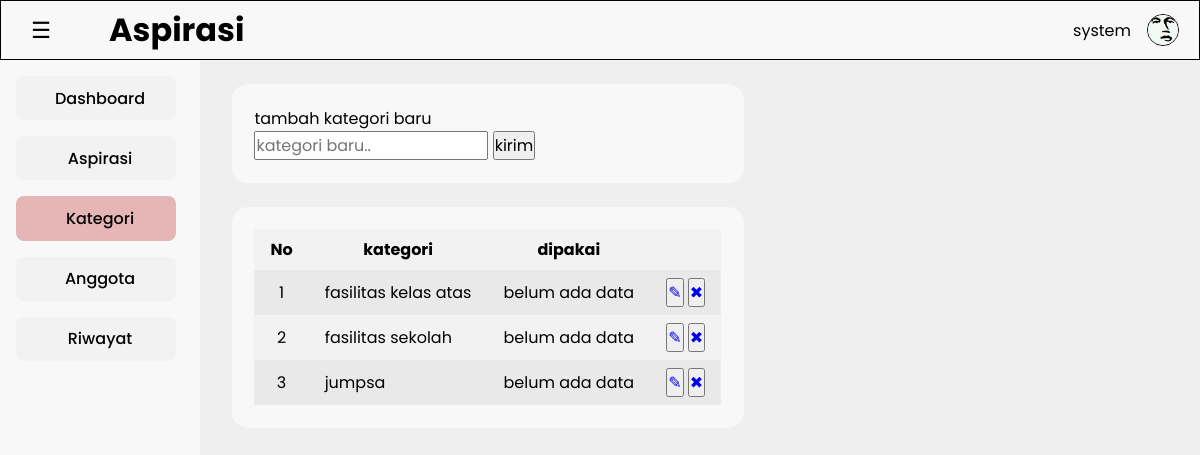
Before: /view/admin/a_kategori.php (signed in) with the older database file.
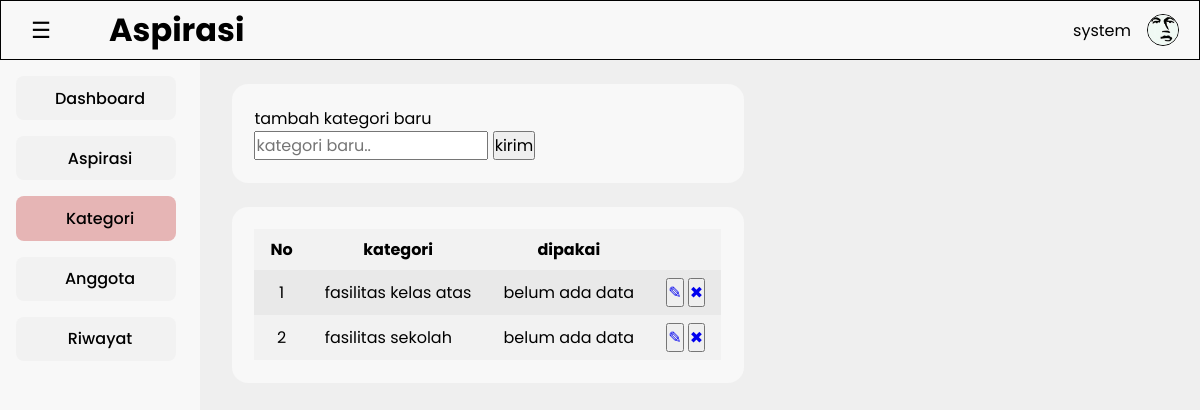
After: the same page with the newer database file.
### tables this page shows
CREATE TABLE IF NOT EXISTS `kategori` (
  `id_kategori` int NOT NULL AUTO_INCREMENT,
  `isi_kategori` varchar(30) NOT NULL,
  `waktu_upload` datetime NOT NULL DEFAULT CURRENT_TIMESTAMP,
  `waktu_update` datetime NOT NULL DEFAULT CURRENT_TIMESTAMP ON UPDATE CURRENT_TIMESTAMP,
  PRIMARY KEY (`id_kategori`),
  UNIQUE KEY `isi_kategori` (`isi_kategori`)
);

### model/m_connection.php (called while the page is built, shortened)
<?php
class m_connection{
    private $host = "localhost", $username = "root", $password = "", $database = "ukk_3_putra";
    public function __construct(){
        $this->conn = mysqli_connect(
            $this->host,
            $this->username,
            $this->password,
            $this->database
        );
    }
}
?>

### model/m_logshanlder.php (called while the page is built, shortened)
<?php
    include_once "m_connection.php";
    class logs_gate{
        public function __construct(){
            $database = new m_connection();
        }
    }
?>

### model/m_kategori.php (called while the page is built, shortened)
<?php
  include_once "m_connection.php";
  include_once "m_logshanlder.php";
  class m_kategori{
    protected $conn;
    public function __construct(){
      $database = new m_connection();
      $this->conn = $database->conn;
    }
    public function get_data(){
      $sql = " SELECT * FROM kategori";
      $query = mysqli_query($this->conn, $sql);
      if($query->num_rows > 0){
        while($row = mysqli_fetch_object($query)){
          $result[] = $row;
        }
        return $result;
      }else{
        echo "ga ada data";
      }
    }
  }
?>

### controller/c_kategori.php (called while the page is built)
<?php
  include_once __DIR__ . "../../model/m_kategori.php";
  $kategori = new m_kategori();
  try {
    if(!empty($_GET['action'])){
      if($_GET['action'] != "delete" ) {
        if($_GET['action'] == 'edit'){
          $id_kategori = $_GET['id_kategori'];
          $data = $kategori->get_data_by_id($id_kategori);
          header("Location: ../view/admin/a_kategori-edit.php?id_kategori=$id_kategori");
        } else{
          $id_kategori = $_POST['id_kategori'];
          $isi_kategori = $_POST['isi_kategori'];
          if($_GET['action'] == "add" ) {
            $kategori->add_data($isi_kategori);
          } elseif ($_GET['action'] == "update" ){
            $kategori->update_data($id_kategori, $isi_kategori);
          }
        }
      } else {
        $id_kategori = $_GET['id_kategori'];
        $kategori->delete_data($id_kategori);
      }
    } else {
      $all_kategori = $kategori->get_data();
    }
  } catch (Exception $e) {
    $e->getMessage();
  }
?>

### view/admin/a_kategori.php (the view, shortened to what this page needs)
<?php
    include_once "../../controller/c_kategori.php";
    include "../html/header.php";
?>
</head>
<body>
<?php
    include "../html/navbar.php";
?>
    <div class="grid">
        <div class="container">
            <p>tambah kategori baru</p>
            <form action="../../controller/c_kategori.php?action=add" method="post">
                <input type="text" name="isi_kategori" placeholder="kategori baru..">
                <button type="submit">kirim</button>
            </form>
        </div>
        <div class="container">
            <table>
                <thead>
                    <tr>
                        <th>No</th>
                        <th>kategori</th>
                        <th>dipakai</th>
                        <th rowspan="2"></th>
                    </tr>
                </thead>
                <tbody>
                    <?php
                        $no = 1;
                        foreach($all_kategori as $result){
                    ?>
                    <tr>
                        <td><?= $no++ ?></td>
                        <td><?= $result->isi_kategori ?></td>
                        <td>belum ada data</td>
                        <td>
                            <button><a href="../../controller/c_kategori.php?action=edit&id_kategori=<?= $result->id_kategori ?>">&#9998;</a></button>
                            <button><a href="../../controller/c_kategori.php?action=delete&id_kategori=<?= $result->id_kategori ?>" onclick="return confirm('Yakin hapus kategori ini?')">&#10006;</a></button>
                        </td>
                    </tr>
                    <?php
                        }
                    ?>
                </tbody>
            </table>
        </div>
    </div>
<?php
    include "../html/footer.php";
?>
</body>
</html>

Changed rows visible on the page:
removed kategori: isi_kategori "jumpsa"
